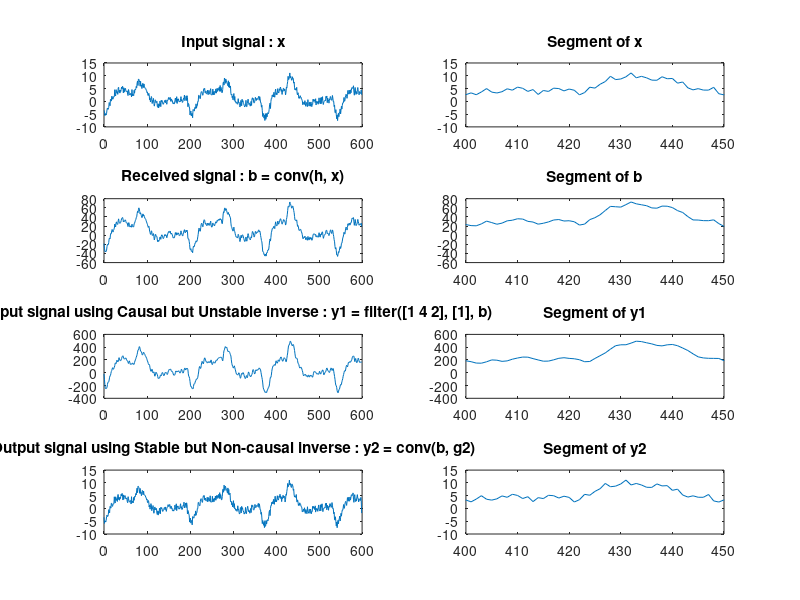

The MATLAB script that drew this image:
clear
close all

u = @(n) (n >= 0); %Function
del = @(n) (n == 0); % Function

n1 = 0 : 2;
h = del(n1) + 4 * del(n1 - 1) + 2 * del(n1 - 2);
n2 = -10 : 10;
[r, p, k] = residue([1 0],[1 4 2]);
g1 = r(1) * p(1).^n2 .* u(n2) + r(2) * p(2).^n2 .* u(n2);
%Causal but Unstable, ROC: z > 3.4142
g2 = -r(1) * p(1).^n2 .* u(-n2-1) + r(2) * p(2).^n2 .* u(n2);
%Stable but Non-causal, ROC: 0.5858< z <3.4142

load DataEOG.txt 
x = DataEOG;
b = conv(x, h);
lenb = length(b);
b(1 : (lenb - length(x)) / 2) = [];
b(end - ((lenb - length(x)) / 2) + 1: end) = [];
%Cutting

y1 = filter([1 4 2], [1], b);

y2 = conv(b, g2);
leny2 = length(y2);
y2(1 : (leny2 - length(x)) / 2) = [];
y2(end - (leny2 - length(x)) / 2 + 1: end) = [];
%Cutting

subplot(4, 2, 1)
plot(0 : length(x) - 1, x)
title('Input signal : x')

subplot(4, 2, 3)
plot(0 : length(b) - 1, b)
title('Received signal : b = conv(h, x)')

subplot(4, 2, 5)
plot(0 : length(y1) - 1, y1)
title('Output signal using Causal but Unstable inverse : y1 = filter([1 4 2], [1], b)')

subplot(4, 2, 7)
plot(0 : length(y2) - 1, y2)
title('Output signal using Stable but Non-causal inverse : y2 = conv(b, g2)')

subplot(4, 2, 2)
plot(0 : length(x) - 1, x)
xlim([400 450])%Set range of axe of n
title('Segment of x')

subplot(4, 2, 4)
plot(0 : length(b) - 1, b)
xlim([400 450])%Set range of axe of n
title('Segment of b')

subplot(4, 2, 6)
plot(0 : length(y1) - 1, y1)
xlim([400 450])%Set range of axe of n
title('Segment of y1')

subplot(4, 2, 8)
plot(0 : length(y2) - 1, y2)
xlim([400 450])%Set range of axe of n
title('Segment of y2')